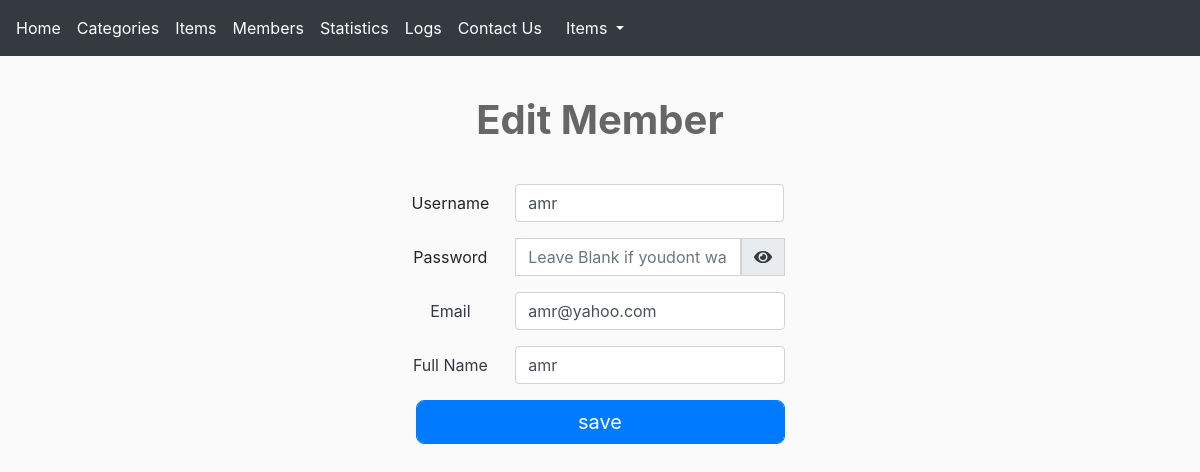
Screenshot of /members.php?do=Edit&userid=1 (signed in) with the database file from the repository.
### tables this page shows
CREATE TABLE `users` (
  `UserID` int(11) NOT NULL,
  `Username` varchar(255) NOT NULL,
  `Password` varchar(255) NOT NULL,
  `Email` varchar(255) NOT NULL,
  `FullName` varchar(255) NOT NULL,
  `GroupID` int(11) NOT NULL DEFAULT 0,
  `TrustStatus` int(11) NOT NULL DEFAULT 0,
  `RegStatus` int(11) NOT NULL DEFAULT 0,
  `Date` date NOT NULL
);

### members.php (the view, shortened to what this page needs)
<?php
if(isset($_SESSION['Username'])) {
    include 'ini.php';
    $do = isset($_GET['do']) ? $do = $_GET['do'] : $do = 'Manage';
if ($do  == 'Manage') {
    $query = '';
    if (isset($_GET['page']) && $_GET['page'] == 'Pending') {
        $query = 'And RegStatus = 0';
    }
$stmt = $con->prepare("SELECT * FROM users WHERE UserID !=1  $query");
$stmt->execute();
$rows = $stmt->fetchAll()
?>
<h1 class="text-center">Mange Members</h1>
    <div class="container">
        <div class="table-responsive">
        <table class="table table-bordered text-center main-table">
        <thead>
            <tr>
                <td>#ID</td>
                <td>Username</td>
                <td>Email</td>
                <td>FullName</td>
                <td>Registerd date</td>
                <td>Control </td>
            </tr>
        </thead>
        <tbody>
<?php
  foreach($rows as $row) {
      echo "<tr>";
      echo "<td>" . $row['UserID'] . "</td>";
      echo "<td>" . $row['Username'] . "</td>";
      echo "<td>" . $row['Email'] . "</td>";
      echo "<td>" . $row['FullName'] . "</td>";
      echo "<td>" . $row['Date'] . "</td>";
      echo '<td class="form-group">
      <a href="members.php?do=Edit&userid='.$row["UserID"].'" class="btn-sm mb-2 btn-success form-control"><i class="fas fa-edit"></i><span class="btn-edit">Edit</span></a>
      <a href="members.php?do=Delete&userid='.$row["UserID"].'"  class="btn-sm btn-danger form-control confirm"><i class="fas fa-trash-alt"></i><span class="btn-delt">Delete</span></a>';
        if ($row['RegStatus'] == 0) {
           echo '<a href="members.php?do=Activate&userid='.$row["UserID"].'"  class="btn-sm btn-info form-control  mt-2"><i class="fas fa-trash-alt"></i><span class="btn-delt"> Activate </span></a>';
        }
            echo "</td>";
      echo "</tr>";
  }
?>
        </tbody>
        </table>
        </div>
        <a href ="members.php?do=Add" class="btn btn-primary"><i class="fas fa-plus"></i> New Member</a>
    </div>
   <?php }  elseif ($do =='Edit') {
                $userid = isset($_GET['userid']) && is_numeric($_GET['userid']) ? intval($_GET['userid']) : 0 ;
                        $stmt = $con->prepare("SELECT * FROM  users  WHERE  UserID = ? ");
                        $stmt->execute(array($userid));
                        $row = $stmt->fetch();
                        $count = $stmt->rowCount();
                        if ($count > 0) { ?>
                                        <h1 class="text-center">Edit Member</h1>
                                    <div class="container">
                                    <form action="?do=Update" method="POST" id="add-form">
                                    <div class="form-group row">
                                        <label class="col-sm-2.1 m-auto control-lable">Username</label>
                                            <div class="col-sm-10 col-md-9">
                                                <input type="text" name="username" class="form-control" value = "<?php echo $row['Username'] ?>"
                                                autocomplete ="off" required = "required" >
                                            </div>
                                    </div>
                                    <div class="form-group row">
                                        <label class="col-sm-2.1 m-auto control-label">Password</label>
                                        <div class="input-group col-sm-10 col-md-9">
                                                <input type="password" name="newpassword" class="form-control input-group" id="pass" autocomplete ="new-password" placeholder = "Leave Blank if youdont want to change" >
                                            <div class="input-group-prepend">
                                                    <div class="input-group-text">
                                                    <a href="#" class="text-dark" id="icon-click"><i class="fas fa-eye" id="icon"></i>
                                            </div>
                                                    </div>
                                        </div>
                                    </div>
                                    <div class="form-group row">
                                        <label class="col-sm-2.1 m-auto control-lable">Email</label>
                                            <div class="col-sm-10 col-md-9">
                                                <input type="email" name="email" value='<?php echo $row["Email"] ?>' class="form-control" required = "required">
                                            </div>
                                    </div>
                                    <div class="form-group row">
                                        <label class="col-sm-2.1 m-auto control-lable">Full Name</label>
                                            <div class="col-sm-10 col-md-9">
                                                <input type="text" name="full" class="form-control" value ="<?php  echo $row['FullName'] ?>" required = "required">
                                            </div>
                                    </div>
                                        <div class="form-group">
                                            <input  type="submit" value="save" class="btn btn-primary btn-lg rounded-lg form-control p-0">
                                        </div>
                                    </form>
                                    </div>
    <?php } else {
            echo ' '.'There Is No Such ID';
    }
       }
    include 'footer.php';
} else {
    header ('Location: index.php');
    exit();
}

### layout/css/all.css (style rules this page uses)
.fa-eye:before { content: "\f06e"; }

### layout/css/backend.css (style rules this page uses)
body { background-color:#FAFAFA ; font-size: 16px; }
h1 { font-size: 2.5rem; margin: 40px 0; font-weight: bold; color: #666; }
input.form-control { position: relative; }
@media (min-width: 1200px) { #add-form { max-width: 408px; margin: 0 auto; } }
@media (min-width: 684px) { #add-form { max-width: 369px; margin: 0 auto; } }
.rounded-lg { border-radius:.5rem !important; }
a:not(.btn) { text-decoration: none; }

### rows the page displays
users: username "amr", email "amr@yahoo.com", full "amr"

### other values shown
lang('HOME_ADMIN') "Home"
lang('CATEGORIES') "Categories"
lang('ITEMS') "Items"
lang('MEMBERS') "Members"
lang('STATISICE') "Statistics"
lang('LOGS') "Logs"
